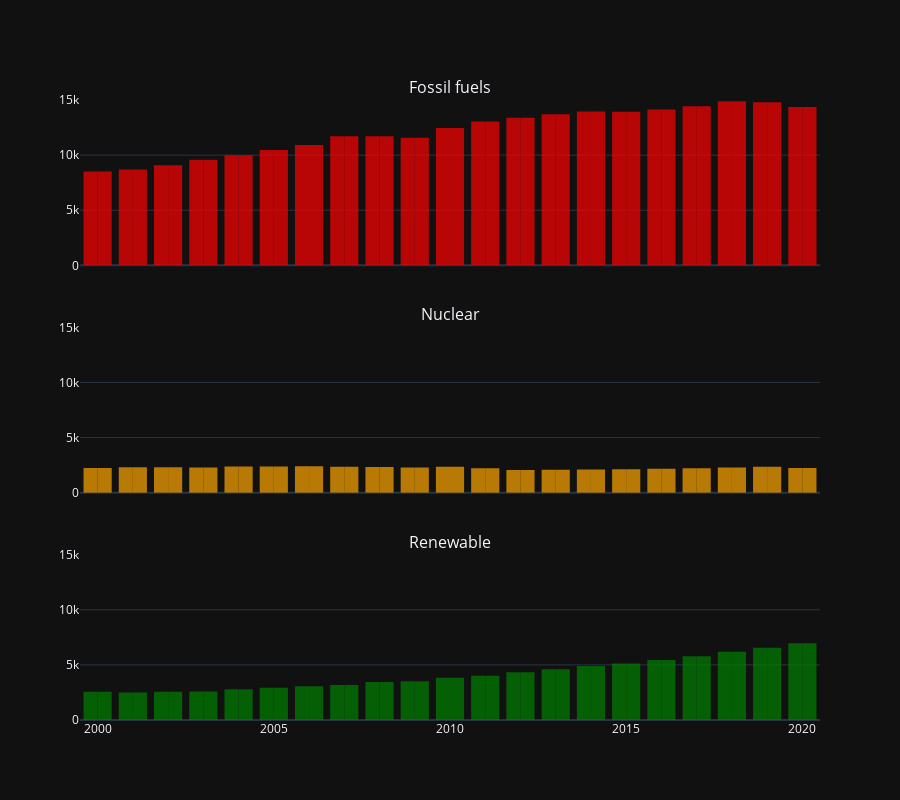

Notebook code cell kept with this figure:
### Code cell
fig = make_subplots(rows=3, cols=1, subplot_titles=["Fossil fuels","Nuclear","Renewable"], shared_xaxes=True, vertical_spacing=0.1)

trace1 = px.histogram(
    data_frame=df_energy,
    x="Year",
    y="Electricity from fossil fuels (TWh)",
    # color="Continent",
    template=THEME,
    color_discrete_sequence=["red"],
    opacity=0.7,
)

trace2 = px.histogram(
    data_frame=df_energy,
    x="Year",
    y="Electricity from nuclear (TWh)",
    # color="Continent",
    color_discrete_sequence=["orange"],
    opacity=0.7,
    template=THEME,
)

trace3 = px.histogram(
    data_frame=df_energy,
    x="Year",
    y="Electricity from renewables (TWh)",
    # color="Continent",
    color_discrete_sequence=["green"],
    opacity=0.7,

    template=THEME,
)
fig.add_trace(trace1.data[0], row=1, col=1)
fig.add_trace(trace2.data[0], row=2, col=1)
fig.add_trace(trace3.data[0], row=3, col=1)
# fig.add_traces([trace1["data"],trace2,trace3])

for trace in trace1.data:
    fig.add_trace(trace, row=1, col=1)

for trace in trace2.data:
    fig.add_trace(trace, row=2, col=1)

for trace in trace3.data:
    fig.add_trace(trace, row=3, col=1)


fig.update_yaxes(range=[0, 15000], row=1, col=1)
fig.update_yaxes(range=[0, 15000], row=2, col=1)
fig.update_yaxes(range=[0, 15000], row=3, col=1)
fig.update_layout(height = 800)

fig.show()

### Figure 1 — Plotly figure (JSON) as saved in the notebook; plotly's stock layout.template omitted (floating-point values rounded to 4 significant figures; data arrays with more than 128 entries replaced by an {"elided": "..."} marker saying what was removed)
{"data": [{"alignmentgroup": "True", "bingroup": "x", "histfunc": "sum", "hovertemplate": "Year=%{x}<br>sum of Electricity from fossil fuels (TWh)=%{y}<extra></extra>", "legendgroup": "", "marker": {"color": "red", "opacity": 0.7, "pattern": {"shape": ""}}, "name": "", "offsetgroup": "", "orientation": "v", "showlegend": false, "x": {"elided": "3649 int values"}, "xaxis": "x", "y": {"elided": "3649 float values"}, "yaxis": "y", "type": "histogram"}, {"alignmentgroup": "True", "bingroup": "x", "histfunc": "sum", "hovertemplate": "Year=%{x}<br>sum of Electricity from nuclear (TWh)=%{y}<extra></extra>", "legendgroup": "", "marker": {"color": "orange", "opacity": 0.7, "pattern": {"shape": ""}}, "name": "", "offsetgroup": "", "orientation": "v", "showlegend": false, "x": {"elided": "3649 int values"}, "xaxis": "x2", "y": {"elided": "3649 float values"}, "yaxis": "y2", "type": "histogram"}, {"alignmentgroup": "True", "bingroup": "x", "histfunc": "sum", "hovertemplate": "Year=%{x}<br>sum of Electricity from renewables (TWh)=%{y}<extra></extra>", "legendgroup": "", "marker": {"color": "green", "opacity": 0.7, "pattern": {"shape": ""}}, "name": "", "offsetgroup": "", "orientation": "v", "showlegend": false, "x": {"elided": "3649 int values"}, "xaxis": "x3", "y": {"elided": "3649 float values"}, "yaxis": "y3", "type": "histogram"}, {"alignmentgroup": "True", "bingroup": "x", "histfunc": "sum", "hovertemplate": "Year=%{x}<br>sum of Electricity from fossil fuels (TWh)=%{y}<extra></extra>", "legendgroup": "", "marker": {"color": "red", "opacity": 0.7, "pattern": {"shape": ""}}, "name": "", "offsetgroup": "", "orientation": "v", "showlegend": false, "x": {"elided": "3649 int values"}, "xaxis": "x", "y": {"elided": "3649 float values"}, "yaxis": "y", "type": "histogram"}, {"alignmentgroup": "True", "bingroup": "x", "histfunc": "sum", "hovertemplate": "Year=%{x}<br>sum of Electricity from nuclear (TWh)=%{y}<extra></extra>", "legendgroup": "", "marker": {"color": "orange", "opacity": 0.7, "pattern": {"shape": ""}}, "name": "", "offsetgroup": "", "orientation": "v", "showlegend": false, "x": {"elided": "3649 int values"}, "xaxis": "x2", "y": {"elided": "3649 float values"}, "yaxis": "y2", "type": "histogram"}, {"alignmentgroup": "True", "bingroup": "x", "histfunc": "sum", "hovertemplate": "Year=%{x}<br>sum of Electricity from renewables (TWh)=%{y}<extra></extra>", "legendgroup": "", "marker": {"color": "green", "opacity": 0.7, "pattern": {"shape": ""}}, "name": "", "offsetgroup": "", "orientation": "v", "showlegend": false, "x": {"elided": "3649 int values"}, "xaxis": "x3", "y": {"elided": "3649 float values"}, "yaxis": "y3", "type": "histogram"}], "layout": {"xaxis": {"anchor": "y", "domain": [0.0, 1.0], "matches": "x3", "showticklabels": false}, "yaxis": {"anchor": "x", "domain": [0.7333, 1.0], "range": [0, 15000]}, "xaxis2": {"anchor": "y2", "domain": [0.0, 1.0], "matches": "x3", "showticklabels": false}, "yaxis2": {"anchor": "x2", "domain": [0.3667, 0.6333], "range": [0, 15000]}, "xaxis3": {"anchor": "y3", "domain": [0.0, 1.0]}, "yaxis3": {"anchor": "x3", "domain": [0.0, 0.2667], "range": [0, 15000]}, "annotations": [{"font": {"size": 16}, "showarrow": false, "text": "Fossil fuels", "x": 0.5, "xanchor": "center", "xref": "paper", "y": 1.0, "yanchor": "bottom", "yref": "paper"}, {"font": {"size": 16}, "showarrow": false, "text": "Nuclear", "x": 0.5, "xanchor": "center", "xref": "paper", "y": 0.6333, "yanchor": "bottom", "yref": "paper"}, {"font": {"size": 16}, "showarrow": false, "text": "Renewable", "x": 0.5, "xanchor": "center", "xref": "paper", "y": 0.2667, "yanchor": "bottom", "yref": "paper"}], "legend": {"yanchor": "top", "y": 0.99, "xanchor": "left", "x": 0.01}, "height": 800, "showlegend": true}}
